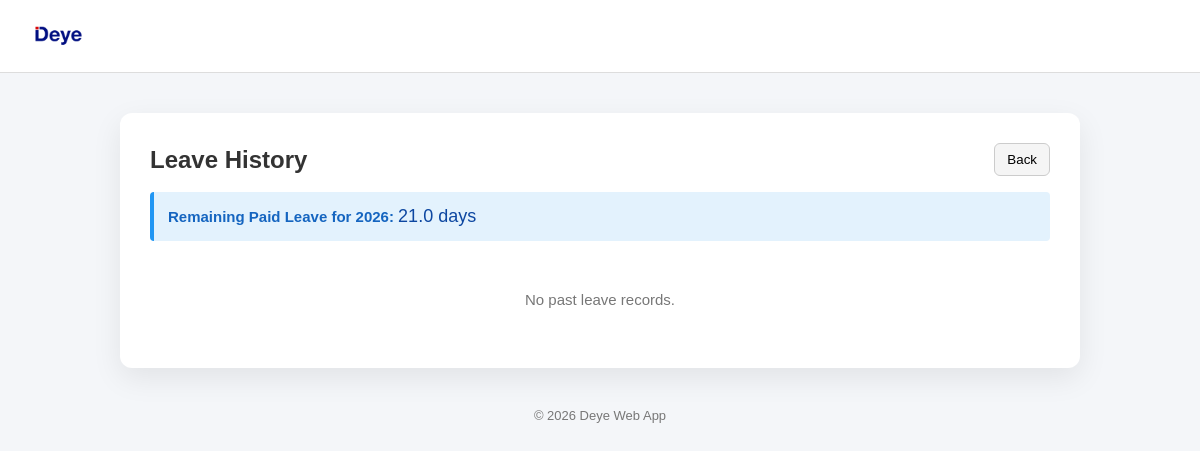
/leave/history/ (signed in), run on an earlier commit of the app's database.
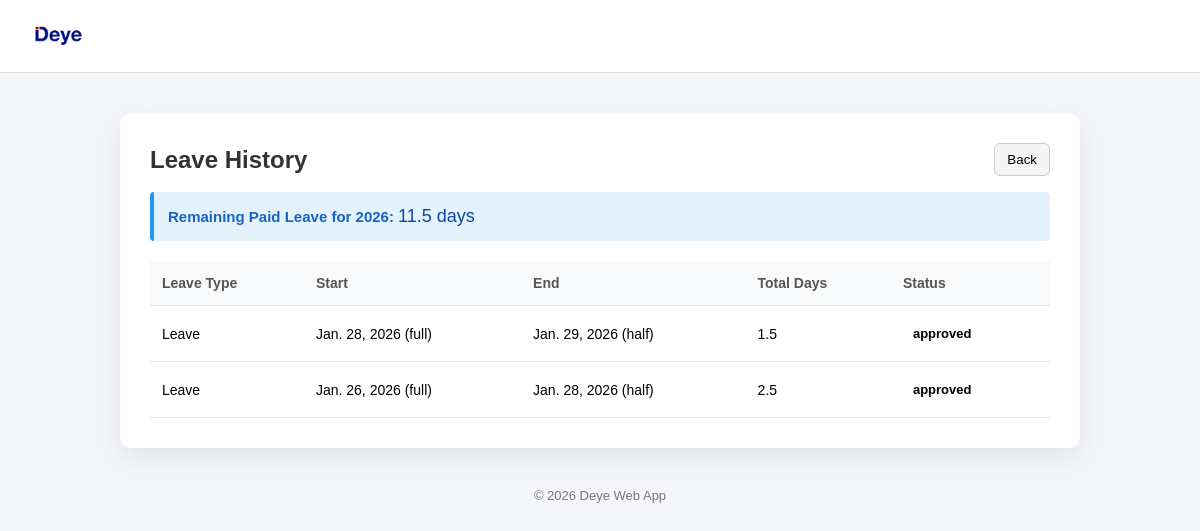
And on a later commit of the database.
### forms/models.py (models this page shows, shortened)
class LeaveRequest(models.Model):
    LEAVE_STATUS_CHOICES = [
        ('pending', 'Pending'),
        ('approved', 'Approved'),
        ('rejected', 'Rejected'),
    ]
    LEAVE_TYPE_CHOICES = [
        ('leave', 'Leave'),
        ('wfh', 'Work From Home'),
    ]
    DAY_PORTION_CHOICES = [
        ('full', 'Full Day'),
        ('half', 'Half Day'),
    ]
    user = models.ForeignKey(User, on_delete=models.CASCADE)
    leave_type = models.CharField(max_length=20, choices=LEAVE_TYPE_CHOICES)
    start_date = models.DateField()
    end_date = models.DateField()
    start_breakdown = models.CharField(max_length=10, choices=DAY_PORTION_CHOICES, default='full')
    end_breakdown = models.CharField(max_length=10, choices=DAY_PORTION_CHOICES, default='full')
    reason = models.TextField(blank=True)
    status = models.CharField(max_length=20, choices=LEAVE_STATUS_CHOICES, default='pending')
    total_days = models.FloatField(default=0.0)
    applied_at = models.DateTimeField(auto_now_add=True)
    status_changed_at = models.DateTimeField(blank=True, null=True)
    status_changed_by = models.ForeignKey(User, on_delete=models.SET_NULL, null=True, blank=True, related_name='updated_leaves')

### forms/views.py (the view)
# urls.py: path('leave/history/', views.leave_history, name='leave_history'),
@login_required
def leave_history(request):
    def _remaining_paid_leave(user, year):
        used = LeaveRequest.objects.filter(
            user=user,
            leave_type='leave',
            start_date__year=year,
        ).exclude(status='rejected').aggregate(total=Sum('total_days'))['total'] or 0.0
        return max(21.0 - used, 0.0)
    leaves = LeaveRequest.objects.filter(
        user=request.user
    ).exclude(status='pending').order_by('-id')
    today = date.today()
    remaining = _remaining_paid_leave(request.user, today.year)
    return render(request, 'leave/leave_history.html', {
        'leaves': leaves,
        'remaining_leave': remaining,
        'current_year': today.year,
    })

### forms/templates/leave/leave_history.html (shortened to what this page needs)
<!DOCTYPE html>
<html lang="en">
<head>
    {% load static %}
</head>
<body>
    <div class="header">
        <div class="header-title">
            <a href="/">
                 <img src="{% static 'admin/Images/logo-deye-300x225.webp' %}"
                     alt="DEYE Logo">
            </a>
        </div>
    </div>
    <div class="page-container">
        <div style="display:flex; justify-content:space-between; align-items:center; margin-bottom:16px;">
            <h2 style="margin:0;">Leave History</h2>
            <button type="button" onclick="history.back();" style="padding:8px 12px; border:1px solid #ccc; background:#f5f5f5; border-radius:6px; cursor:pointer;">Back</button>
        </div>
        <div style="background: #e3f2fd; border-left: 4px solid #2196f3; padding: 14px; margin-bottom: 20px; border-radius: 4px;">
            <p style="margin: 0; font-size: 15px; color: #1565c0; font-weight: 500;">
                <strong>Remaining Paid Leave for {{ current_year }}:</strong> <span style="font-size: 18px; color: #0d47a1;">{{ remaining_leave|floatformat:1 }} days</span>
            </p>
        </div>
        {% if leaves %}
            <table class="leave-table">
                <thead>
                    <tr>
                        <th>Leave Type</th>
                        <th>Start</th>
                        <th>End</th>
                        <th>Total Days</th>
                        <th>Status</th>
                    </tr>
                </thead>
                <tbody>
                    {% for leave in leaves %}
                        <tr>
                            <td>{{ leave.get_leave_type_display }}</td>
                            <td>{{ leave.start_date }} ({{ leave.start_breakdown }})</td>
                            <td>{{ leave.end_date }} ({{ leave.end_breakdown }})</td>
                            <td>{{ leave.total_days }}</td>
                            <td>
                                <span class="status {{ leave.status }}">
                                    {{ leave.status }}
                                </span>
                            </td>
                        </tr>
                    {% endfor %}
                </tbody>
            </table>
        {% else %}
            <div class="empty-text">
                No past leave records.
            </div>
        {% endif %}
    </div>
    <div class="footer">
        © 2026 Deye Web App
    </div>
</body>
</html>

What changed in the data, as far as the page shows it:
added LeaveRequest: leave_type "Leave", start_date "Jan. 28, 2026", start_breakdown "full", end_date "Jan. 29, 2026", end_breakdown "half", total_days "1.5", status "approved"
added LeaveRequest: leave_type "Leave", start_date "Jan. 26, 2026", start_breakdown "full", end_date "Jan. 28, 2026", end_breakdown "half", total_days "2.5", status "approved"
Also different on the page:
{{ remaining_leave|floatformat:1 }}: "21.0" → "11.5"
text no longer shown: "No past leave records."
text now shown: "Leave Type Start End Total Days Status"
